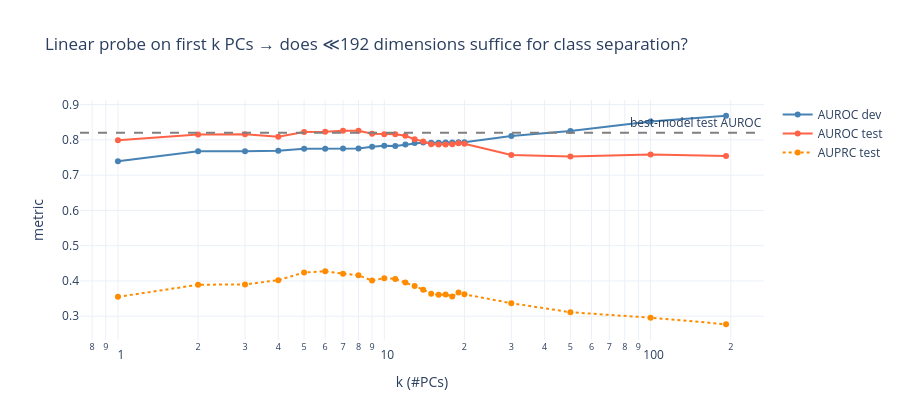

The cell this chart's notebook holds for it:
### Code cell
# Linear probing: how many PCs are enough to recover the model's classification?
ks = list(range(1, 21)) + [30, 50, 100, 192]
ks = [k for k in ks if k <= pcs_dev.shape[1]]
rows = []
for k in ks:
    clf = LogisticRegression(max_iter=2000, C=1.0).fit(pcs_dev[:, :k], y_dev)
    p_dev  = clf.predict_proba(pcs_dev[:,  :k])[:, 1]
    p_test = clf.predict_proba(pcs_test[:, :k])[:, 1]
    rows.append({'k': k,
        'AUROC_dev': roc_auc_score(y_dev,  p_dev),
        'AUROC_test': roc_auc_score(y_test, p_test),
        'AUPRC_test': average_precision_score(y_test, p_test)})
df_probe = pd.DataFrame(rows)

fig = go.Figure()
fig.add_trace(go.Scatter(x=df_probe.k, y=df_probe.AUROC_dev,  mode='lines+markers', name='AUROC dev',
    line=dict(color='steelblue')))
fig.add_trace(go.Scatter(x=df_probe.k, y=df_probe.AUROC_test, mode='lines+markers', name='AUROC test',
    line=dict(color='tomato')))
fig.add_trace(go.Scatter(x=df_probe.k, y=df_probe.AUPRC_test, mode='lines+markers', name='AUPRC test',
    line=dict(color='darkorange', dash='dot')))
fig.add_hline(y=roc_auc_score(y_test, probs_test), line=dict(dash='dash', color='gray'),
              annotation_text='best-model test AUROC')
fig.update_layout(template='plotly_white', width=900, height=420,
    title='Linear probe on first k PCs → does ≪192 dimensions suffice for class separation?',
    xaxis=dict(title='k (#PCs)', type='log'), yaxis_title='metric')
fig.show()
df_probe

### Figure 1 — Plotly figure (JSON) as saved in the notebook; plotly's stock layout.template omitted (floating-point values rounded to 4 significant figures)
{"data": [{"line": {"color": "steelblue"}, "mode": "lines+markers", "name": "AUROC dev", "x": [1, 2, 3, 4, 5, 6, 7, 8, 9, 10, 11, 12, 13, 14, 15, 16, 17, 18, 19, 20, 30, 50, 100, 192], "y": [0.7396, 0.768, 0.768, 0.769, 0.775, 0.7748, 0.7757, 0.7755, 0.7803, 0.783, 0.7827, 0.7866, 0.7909, 0.7923, 0.7921, 0.7921, 0.7922, 0.7928, 0.7936, 0.7936, 0.811, 0.825, 0.8518, 0.8684], "type": "scatter"}, {"line": {"color": "tomato"}, "mode": "lines+markers", "name": "AUROC test", "x": [1, 2, 3, 4, 5, 6, 7, 8, 9, 10, 11, 12, 13, 14, 15, 16, 17, 18, 19, 20, 30, 50, 100, 192], "y": [0.7988, 0.8155, 0.8156, 0.809, 0.8225, 0.8232, 0.826, 0.8257, 0.8174, 0.8159, 0.816, 0.8116, 0.8017, 0.7956, 0.7875, 0.7868, 0.7871, 0.7876, 0.7903, 0.7892, 0.7569, 0.7531, 0.7588, 0.7545], "type": "scatter"}, {"line": {"color": "darkorange", "dash": "dot"}, "mode": "lines+markers", "name": "AUPRC test", "x": [1, 2, 3, 4, 5, 6, 7, 8, 9, 10, 11, 12, 13, 14, 15, 16, 17, 18, 19, 20, 30, 50, 100, 192], "y": [0.3549, 0.3892, 0.3902, 0.4023, 0.424, 0.4273, 0.4206, 0.4162, 0.401, 0.4078, 0.4055, 0.3956, 0.3858, 0.3753, 0.3639, 0.3608, 0.3619, 0.3558, 0.3674, 0.3621, 0.3369, 0.3113, 0.2959, 0.2772], "type": "scatter"}], "layout": {"shapes": [{"line": {"color": "gray", "dash": "dash"}, "type": "line", "x0": 0, "x1": 1, "xref": "x domain", "y0": 0.8205, "y1": 0.8205, "yref": "y"}], "annotations": [{"showarrow": false, "text": "best-model test AUROC", "x": 1, "xanchor": "right", "xref": "x domain", "y": 0.8205, "yanchor": "bottom", "yref": "y"}], "xaxis": {"title": {"text": "k (#PCs)"}, "type": "log"}, "width": 900, "height": 420, "title": {"text": "Linear probe on first k PCs → does ≪192 dimensions suffice for class separation?"}, "yaxis": {"title": {"text": "metric"}}}}
